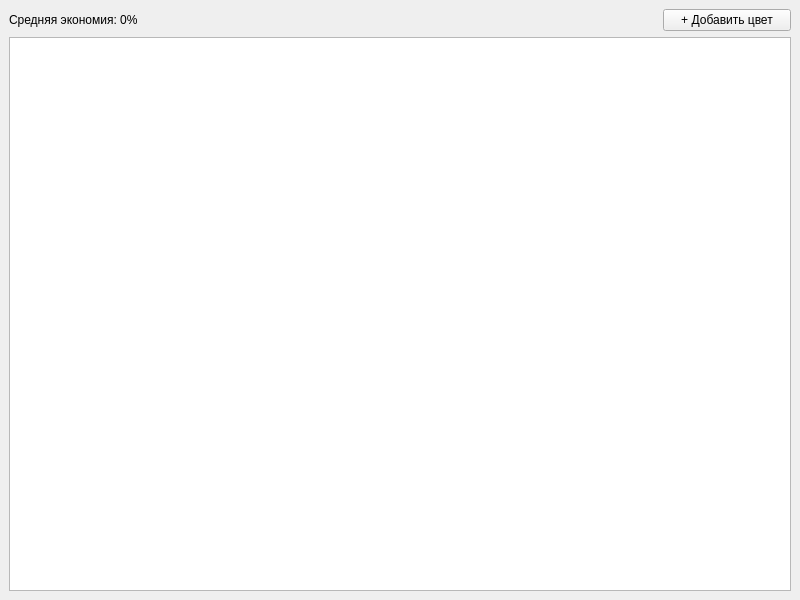
<?xml version="1.0" encoding="UTF-8"?>
<ui version="4.0">
 <class>MainWindow</class>
 <widget class="QMainWindow" name="MainWindow">
  <property name="geometry">
   <rect>
    <x>0</x>
    <y>0</y>
    <width>800</width>
    <height>600</height>
   </rect>
  </property>
  <property name="windowTitle">
   <string notr="true">Paints Comparer</string>
  </property>
  <widget class="QWidget" name="centralwidget">
   <layout class="QVBoxLayout" name="verticalLayout">
    <item>
     <layout class="QHBoxLayout" name="horizontalLayout">
      <item>
       <widget class="QLabel" name="AverageEconomy">
        <property name="text">
         <string>Средняя экономия: 0%</string>
        </property>
       </widget>
      </item>
      <item>
       <widget class="QPushButton" name="AddColor">
        <property name="maximumSize">
         <size>
          <width>128</width>
          <height>16777215</height>
         </size>
        </property>
        <property name="toolTip">
         <string/>
        </property>
        <property name="text">
         <string>+ Добавить цвет</string>
        </property>
       </widget>
      </item>
     </layout>
    </item>
    <item>
     <widget class="QTableView" name="ColorsTable">
      <property name="editTriggers">
       <set>QAbstractItemView::NoEditTriggers</set>
      </property>
      <property name="selectionBehavior">
       <enum>QAbstractItemView::SelectRows</enum>
      </property>
      <property name="sortingEnabled">
       <bool>true</bool>
      </property>
      <attribute name="horizontalHeaderCascadingSectionResizes">
       <bool>true</bool>
      </attribute>
      <attribute name="horizontalHeaderStretchLastSection">
       <bool>false</bool>
      </attribute>
     </widget>
    </item>
   </layout>
  </widget>
  <widget class="QMenuBar" name="menubar">
   <property name="geometry">
    <rect>
     <x>0</x>
     <y>0</y>
     <width>800</width>
     <height>22</height>
    </rect>
   </property>
  </widget>
 </widget>
 <resources/>
 <connections/>
</ui>
